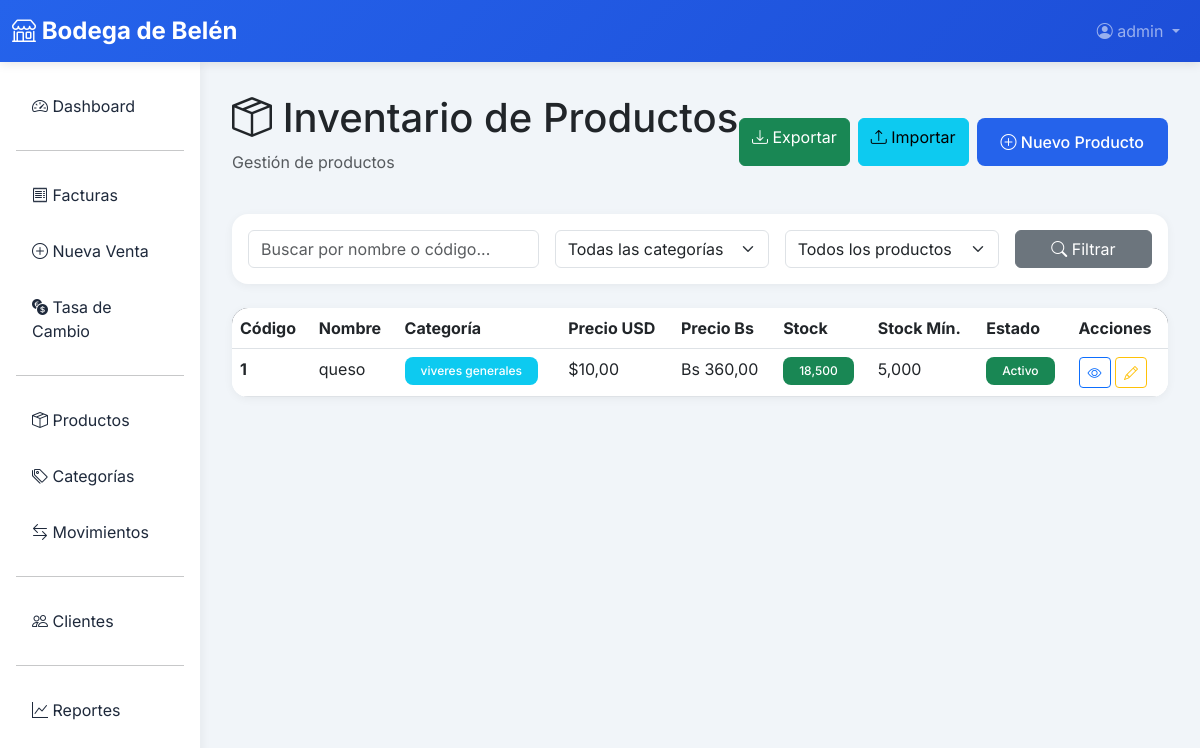
The app's page /inventario/ with its own data.
### inventario/models.py (models this page shows, shortened)
class Producto(models.Model):
    codigo = models.CharField(max_length=50, unique=True, help_text='Código único del producto')
    nombre = models.CharField(max_length=200)
    descripcion = models.TextField(blank=True)
    categoria = models.ForeignKey(Categoria, on_delete=models.SET_NULL, null=True, related_name='productos')
    precio_usd = models.DecimalField(
        max_digits=10,
        decimal_places=2,
        validators=[MinValueValidator(Decimal('0.01'))],
        help_text='Precio en dólares americanos'
    )
    cantidad = models.DecimalField(
        max_digits=12,
        decimal_places=3,
        default=Decimal('0.000'),
        validators=[MinValueValidator(Decimal('0.000'))],
        help_text='Cantidad disponible en inventario (puede ser fraccionada)'
    )
    stock_minimo = models.DecimalField(
        max_digits=12,
        decimal_places=3,
        default=Decimal('5.000'),
        validators=[MinValueValidator(Decimal('0.000'))],
        help_text='Cantidad mínima de alerta'
    )
    imagen = models.ImageField(upload_to='productos/', blank=True, null=True)
    activo = models.BooleanField(default=True)
    es_por_peso = models.BooleanField(
        default=False,
        help_text='Si está marcado, el stock se maneja en gramos y el precio es por Kg. (Ej: 1000 unidades = 1 Kg)'
    )
    created_at = models.DateTimeField(auto_now_add=True)
    updated_at = models.DateTimeField(auto_now=True)
    class Meta:
        verbose_name = 'Producto'
        verbose_name_plural = 'Productos'
        ordering = ['nombre']
        indexes = [
            models.Index(fields=['codigo']),
            models.Index(fields=['nombre']),
        ]
    @property
    def precio_bs(self):
        from ventas.models import TasaCambio
        tasa = TasaCambio.get_tasa_actual()
        return self.precio_usd * tasa if tasa else Decimal('0.00')
    @property
    def stock_bajo(self):
        return self.cantidad <= self.stock_minimo

class Categoria(models.Model):
    nombre = models.CharField(max_length=100, unique=True)
    descripcion = models.TextField(blank=True)
    activo = models.BooleanField(default=True)
    created_at = models.DateTimeField(auto_now_add=True)
    updated_at = models.DateTimeField(auto_now=True)
    class Meta:
        verbose_name = 'Categoría'
        verbose_name_plural = 'Categorías'
        ordering = ['nombre']

### inventario/views.py (the view)
# urls.py: path('', views.producto_list, name='producto_list'),
@login_required
def producto_list(request):
    productos = Producto.objects.filter(activo=True).select_related('categoria')
    categoria_id = request.GET.get('categoria')
    stock_bajo = request.GET.get('stock_bajo')
    busqueda = request.GET.get('q')
    if categoria_id:
        productos = productos.filter(categoria_id=categoria_id)
    if stock_bajo:
        productos = productos.filter(cantidad__lte=F('stock_minimo'))
    if busqueda:
        productos = productos.filter(
            Q(nombre__icontains=busqueda) |
            Q(codigo__icontains=busqueda)
        )
    categorias = Categoria.objects.filter(activo=True)
    return render(request, 'inventario/producto_list.html', {
        'productos': productos,
        'categorias': categorias
    })

### ventas/models.py (called while the page is built)
    @staticmethod
    def get_tasa_actual():
        tasa = TasaCambio.objects.first()
        return tasa.tasa if tasa else Decimal('36.00')  # Tasa por defecto

### templates/inventario/producto_list.html (shortened to what this page needs)
{% extends 'base.html' %}
{% block content %}
<div class="mb-4">
    <div class="d-flex justify-content-between align-items-center">
        <div>
            <h1 class="mb-2"><i class="bi bi-box-seam"></i> Inventario de Productos</h1>
            <p class="text-muted">Gestión de productos</p>
        </div>
        <div class="d-flex gap-2">
            <a href="{% url 'inventario:exportar_inventario' %}" class="btn btn-success">
                <i class="bi bi-download"></i> Exportar
            </a>
            <a href="{% url 'inventario:importar_inventario' %}" class="btn btn-info">
                <i class="bi bi-upload"></i> Importar
            </a>
            <a href="{% url 'inventario:producto_create' %}" class="btn btn-primary">
                <i class="bi bi-plus-circle"></i> Nuevo Producto
            </a>
        </div>
    </div>
</div>
<div class="card mb-4">
    <div class="card-body">
        <form method="get" class="row g-3">
            <div class="col-md-4">
                <input type="text" name="q" class="form-control" placeholder="Buscar por nombre o código..."
                    value="{{ request.GET.q }}">
            </div>
            <div class="col-md-3">
                <select name="categoria" class="form-select">
                    <option value="">Todas las categorías</option>
                </select>
            </div>
            <div class="col-md-3">
                <select name="stock_bajo" class="form-select">
                    <option value="">Todos los productos</option>
                </select>
            </div>
            <div class="col-md-2">
                <button type="submit" class="btn btn-secondary w-100">
                    <i class="bi bi-search"></i> Filtrar
                </button>
            </div>
        </form>
    </div>
</div>
<div class="card">
    <div class="card-body p-0">
        <div class="table-responsive">
            <table class="table table-hover mb-0">
                <thead>
                    <tr>
                        <th>Código</th>
                        <th>Nombre</th>
                        <th>Categoría</th>
                        <th>Precio USD</th>
                        <th>Precio Bs</th>
                        <th>Stock</th>
                        <th>Stock Mín.</th>
                        <th>Estado</th>
                        <th>Acciones</th>
                    </tr>
                </thead>
                <tbody>
                    {% for producto in productos %}
                    <tr>
                        <td><strong>{{ producto.codigo }}</strong></td>
                        <td>{{ producto.nombre }}</td>
                        <td>
                            {% if producto.categoria %}
                            <span class="badge bg-info">{{ producto.categoria.nombre }}</span>
                            {% else %}
                            <span class="text-muted">Sin categoría</span>
                            {% endif %}
                        </td>
                        <td>${{ producto.precio_usd|floatformat:2 }}</td>
                        <td>Bs {{ producto.precio_bs|floatformat:2 }}</td>
                        <td>
                            {% if producto.stock_bajo %}
                            <span class="badge bg-danger">{{ producto.cantidad }}</span>
                            {% else %}
                            <span class="badge bg-success">{{ producto.cantidad }}</span>
                            {% endif %}
                        </td>
                        <td>{{ producto.stock_minimo }}</td>
                        <td>
                            {% if producto.activo %}
                            <span class="badge bg-success">Activo</span>
                            {% else %}
                            <span class="badge bg-secondary">Inactivo</span>
                            {% endif %}
                        </td>
                        <td>
                            <a href="{% url 'inventario:producto_detail' producto.pk %}"
                                class="btn btn-sm btn-outline-primary">
                                <i class="bi bi-eye"></i>
                            </a>
                            <a href="{% url 'inventario:producto_update' producto.pk %}"
                                class="btn btn-sm btn-outline-warning">
                                <i class="bi bi-pencil"></i>
                            </a>
                        </td>
                    </tr>
                    {% endfor %}
                </tbody>
            </table>
        </div>
    </div>
</div>
{% endblock %}

### templates/base.html (shortened to what this page needs)
<!DOCTYPE html>
<html lang="es">
<head>
    <link href="https://cdn.jsdelivr.net/npm/bootstrap@5.3.0/dist/css/bootstrap.min.css" rel="stylesheet">
    <link rel="stylesheet" href="https://cdn.jsdelivr.net/npm/bootstrap-icons@1.11.0/font/bootstrap-icons.css">
</head>
<body>
    <nav class="navbar navbar-expand-lg navbar-dark">
        <div class="container-fluid">
            <a class="navbar-brand" href="{% url 'ventas:dashboard' %}">
                <i class="bi bi-shop"></i> Bodega de Belén
            </a>
            <div class="collapse navbar-collapse" id="navbarNav">
                <ul class="navbar-nav ms-auto">
                    {% if user.is_authenticated %}
                    <li class="nav-item dropdown">
                        <a class="nav-link dropdown-toggle" href="#" id="userDropdown" role="button" data-bs-toggle="dropdown">
                            <i class="bi bi-person-circle"></i> {{ user.username }}
                        </a>
                    </li>
                    {% else %}
                    <li class="nav-item">
                        <a class="nav-link" href="{% url 'login' %}">Iniciar Sesión</a>
                    </li>
                    {% endif %}
                </ul>
            </div>
        </div>
    </nav>
    <div class="container-fluid">
        <div class="row">
            {% if user.is_authenticated %}
            <div class="col-md-3 col-lg-2 px-0 sidebar">
                <div class="p-3">
                    <nav class="nav flex-column">
                        <a class="nav-link" href="{% url 'ventas:dashboard' %}">
                            <i class="bi bi-speedometer2"></i> Dashboard
                        </a>
                        <hr>
                        <a class="nav-link" href="{% url 'ventas:factura_list' %}">
                            <i class="bi bi-receipt"></i> Facturas
                        </a>
                        <a class="nav-link" href="{% url 'ventas:factura_create' %}">
                            <i class="bi bi-plus-circle"></i> Nueva Venta
                        </a>
                        <a class="nav-link" href="{% url 'ventas:tasa_cambio_list' %}">
                            <i class="bi bi-currency-exchange"></i> Tasa de Cambio
                        </a>
                        <hr>
                        <a class="nav-link" href="{% url 'inventario:producto_list' %}">
                            <i class="bi bi-box-seam"></i> Productos
                        </a>
                        <a class="nav-link" href="{% url 'inventario:categoria_list' %}">
                            <i class="bi bi-tags"></i> Categorías
                        </a>
                        <a class="nav-link" href="{% url 'inventario:movimiento_list' %}">
                            <i class="bi bi-arrow-left-right"></i> Movimientos
                        </a>
                        <hr>
                        <a class="nav-link" href="{% url 'clientes:cliente_list' %}">
                            <i class="bi bi-people"></i> Clientes
                        </a>
                        <hr>
                        <a class="nav-link" href="{% url 'ventas:reportes' %}">
                            <i class="bi bi-graph-up"></i> Reportes
                        </a>
                    </nav>
                </div>
            </div>
            {% endif %}
            <div class="col-md-9 col-lg-10 content-area">
                {% block content %}{% endblock %}
            </div>
        </div>
    </div>
</body>
</html>

### templates/base.html (style rules this page uses)
:root { --primary-color: #2563eb; --secondary-color: #64748b; --success-color: #10b981; --danger-color: #ef4444; --warning-color: #f59e0b; --dark-color: #1e293b; --light-color: #f8fafc; }
body { font-family: 'Inter', sans-serif; background-color: #f1f5f9; }
.navbar { background: linear-gradient(135deg, var(--primary-color) 0%, #1d4ed8 100%); box-shadow: 0 2px 10px rgba(0,0,0,0.1); }
.navbar-brand { font-weight: 700; font-size: 1.5rem; }
.sidebar { min-height: calc(100vh - 56px); background: white; box-shadow: 2px 0 10px rgba(0,0,0,0.05); }
.sidebar .nav-link { color: var(--dark-color); padding: 0.75rem 1rem; border-radius: 0.5rem; margin: 0.25rem 0; transition: all 0.3s ease; }
.card { border: none; border-radius: 1rem; box-shadow: 0 2px 10px rgba(0,0,0,0.05); transition: transform 0.3s ease, box-shadow 0.3s ease; }
.btn-primary { background: var(--primary-color); border: none; border-radius: 0.5rem; padding: 0.75rem 1.5rem; font-weight: 500; transition: all 0.3s ease; }
.table { background: white; border-radius: 1rem; overflow: hidden; }
.table thead { background: var(--dark-color); color: white; }
.badge { padding: 0.5rem 1rem; border-radius: 0.5rem; font-weight: 500; }
.content-area { padding: 2rem; }

### records on screen
Producto: codigo "1", nombre "queso", categoria.nombre "viveres generales", precio_usd "10,00", precio_bs "360,00", cantidad "18,500", stock_minimo "5,000", activo "Activo"

### other values on screen
{{ user.username }} "admin"
